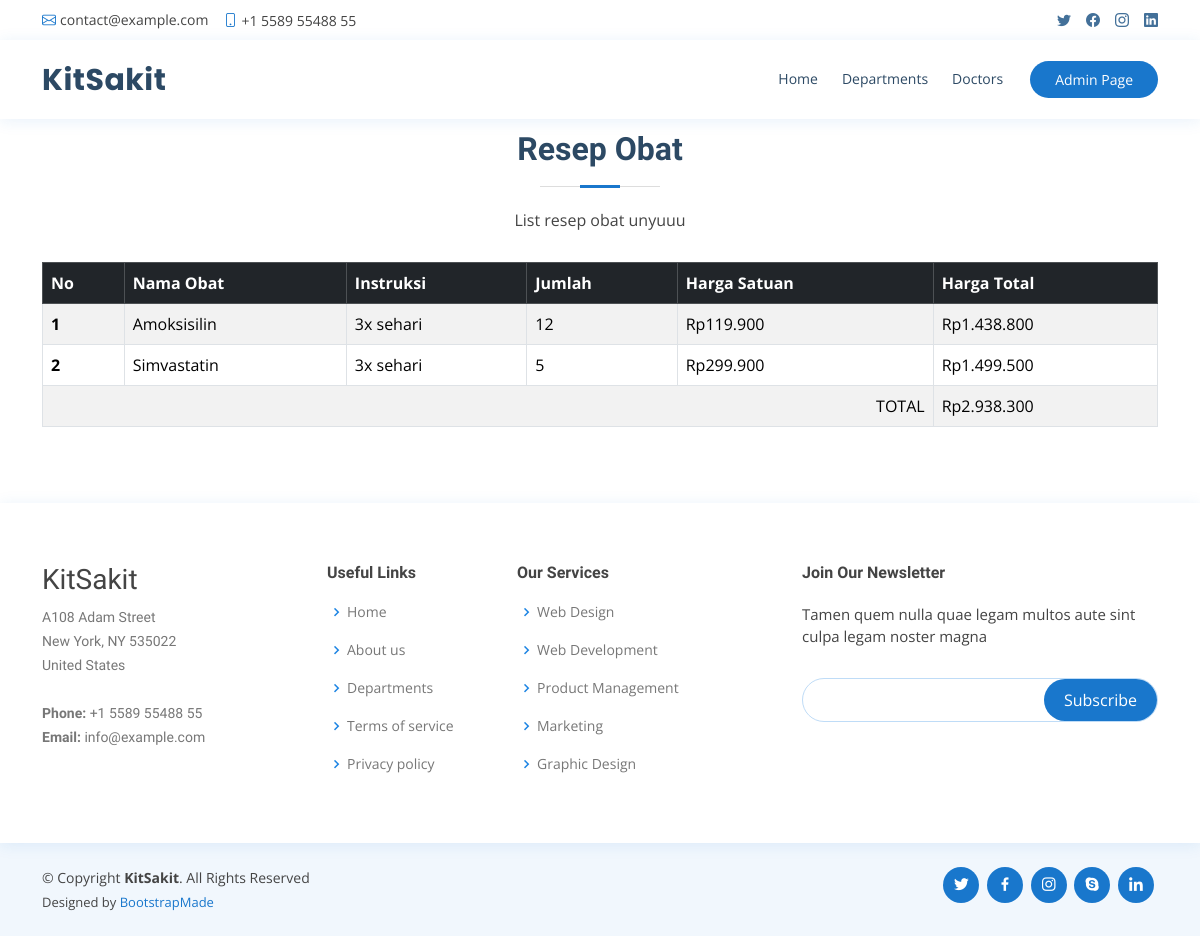
/resep_obat.php?id=1, run on the app's committed database.
### tables this page shows
CREATE TABLE `resep_obat`  (
  `id_resep_obat` int NOT NULL AUTO_INCREMENT,
  `jumlah` int NOT NULL,
  `instruksi` varchar(225) NOT NULL,
  `id_rekam_medis` int NOT NULL,
  `id_obat` int NOT NULL,
  PRIMARY KEY (`id_resep_obat`) USING BTREE,
  INDEX `id_rekam_medis`(`id_rekam_medis` ASC) USING BTREE,
  INDEX `id_obat`(`id_obat` ASC) USING BTREE,
  CONSTRAINT `resep_obat_ibfk_1` FOREIGN KEY (`id_rekam_medis`) REFERENCES `rekam_medis` (`id_rekam_medis`) ON DELETE RESTRICT ON UPDATE RESTRICT,
  CONSTRAINT `resep_obat_ibfk_2` FOREIGN KEY (`id_obat`) REFERENCES `obat` (`id_obat`) ON DELETE RESTRICT ON UPDATE RESTRICT
);

CREATE TABLE `obat`  (
  `id_obat` int NOT NULL AUTO_INCREMENT,
  `nama_obat` varchar(225) NOT NULL,
  `deskripsi` varchar(225) NOT NULL,
  `harga` decimal(10, 2) NULL DEFAULT NULL,
  `stok` int NOT NULL,
  PRIMARY KEY (`id_obat`) USING BTREE
);

### function.php (called while the page is built, shortened)
<?php
    include('config.php');
    function readResepObat($id){
        global $conn;
        $query = "SELECT resep_obat.*, obat.nama_obat, obat.harga FROM resep_obat INNER JOIN obat ON resep_obat.id_obat = obat.id_obat WHERE resep_obat.id_rekam_medis = ".$id;
        $result = mysqli_query($conn, $query);
        return $result;
    }
?>

### resep_obat.php (the view, shortened to what this page needs)
<?php
  include('function.php');
  $idRekamMedis = $_GET['id'];
  $listResepObat = readResepObat($idRekamMedis);
?>
<!DOCTYPE html>
<html lang="en">
<head>
  <link href="assets/vendor/fontawesome-free/css/all.min.css" rel="stylesheet">
  <link href="assets/vendor/animate.css/animate.min.css" rel="stylesheet">
  <link href="assets/vendor/bootstrap/css/bootstrap.min.css" rel="stylesheet">
  <link href="assets/vendor/bootstrap-icons/bootstrap-icons.css" rel="stylesheet">
  <link href="assets/vendor/boxicons/css/boxicons.min.css" rel="stylesheet">
  <link href="assets/vendor/glightbox/css/glightbox.min.css" rel="stylesheet">
  <link href="assets/vendor/remixicon/remixicon.css" rel="stylesheet">
  <link href="assets/vendor/swiper/swiper-bundle.min.css" rel="stylesheet">
  <link href="assets/css/style.css" rel="stylesheet">
</head>
<body>
  <div id="topbar" class="d-flex align-items-center fixed-top">
    <div class="container d-flex justify-content-between">
      <div class="contact-info d-flex align-items-center">
        <i class="bi bi-envelope"></i> <a href="mailto:contact@example.com">contact@example.com</a>
        <i class="bi bi-phone"></i> +1 5589 55488 55
      </div>
      <div class="d-none d-lg-flex social-links align-items-center">
        <a href="#" class="twitter"><i class="bi bi-twitter"></i></a>
        <a href="#" class="facebook"><i class="bi bi-facebook"></i></a>
        <a href="#" class="instagram"><i class="bi bi-instagram"></i></a>
        <a href="#" class="linkedin"><i class="bi bi-linkedin"></i></i></a>
      </div>
    </div>
  </div>
  <header id="header" class="fixed-top">
    <div class="container d-flex align-items-center">
      <h1 class="logo me-auto"><a href="index.php">KitSakit</a></h1>
      <nav id="navbar" class="navbar order-last order-lg-0">
        <ul>
          <li><a class="nav-link scrollto" href="index.php">Home</a></li>
          <li><a class="nav-link scrollto" href="#services">Departments</a></li>
          <li><a class="nav-link scrollto" href="#doctors">Doctors</a></li>
        </ul>
      </nav>
      <a href="#appointment" class="appointment-btn scrollto">Admin <span class="d-none d-md-inline">Page</span></a>
    </div>
  </header>
  <main id="main" style="padding-top: 70px;">
    <section id="rekam_medis" class="services">
      <div class="container">
        <div class="section-title">
          <h2>Resep Obat</h2>
          <p>List resep obat unyuuu</p>
        </div>
        <table class="table table-bordered table-striped table-hover">
            <thead class="table-dark">
                <tr>
                    <th scope="col">No</th>
                    <th scope="col">Nama Obat</th>
                    <th scope="col">Instruksi</th>
                    <th scope="col">Jumlah</th>
                    <th scope="col">Harga Satuan</th>
                    <th scope="col">Harga Total</th>
                </tr>
            </thead>
            <tbody>
            <?php
                $no = 1;
                $hargaTotal = 0;
                foreach($listResepObat as $resepObat){
            ?>
                <tr>
                    <th scope="row"><?= $no ?></td>
                    <td><?= $resepObat['nama_obat'] ?></td>
                    <td><?= $resepObat['instruksi'] ?></td>
                    <td><?= $resepObat['jumlah'] ?></td>
                    <td>Rp<?=number_format($resepObat['harga'],0,"",".")?></td>
                    <td>Rp<?=number_format($resepObat['harga']*$resepObat['jumlah'],0,"",".")?></td>
                </tr>
            <?php
                $hargaTotal += $resepObat['harga']*$resepObat['jumlah'];
                $no += 1;
            }
            ?>
            <tr class="total-row">
                <td colspan="5" style="text-align: right;">TOTAL</td>
                <td>Rp<?=number_format($hargaTotal,0,"",".")?></td>
            </tr>
            </tbody>
        </table>
      </div>
    </section>
  </main>
  <footer id="footer">
    <div class="footer-top">
      <div class="container">
        <div class="row">
          <div class="col-lg-3 col-md-6 footer-contact">
            <h3>KitSakit</h3>
            <p>
              A108 Adam Street <br>
              New York, NY 535022<br>
              United States <br><br>
              <strong>Phone:</strong> +1 5589 55488 55<br>
              <strong>Email:</strong> info@example.com<br>
            </p>
          </div>
          <div class="col-lg-2 col-md-6 footer-links">
            <h4>Useful Links</h4>
            <ul>
              <li><i class="bx bx-chevron-right"></i> <a href="#">Home</a></li>
              <li><i class="bx bx-chevron-right"></i> <a href="#">About us</a></li>
              <li><i class="bx bx-chevron-right"></i> <a href="#">Departments</a></li>
              <li><i class="bx bx-chevron-right"></i> <a href="#">Terms of service</a></li>
              <li><i class="bx bx-chevron-right"></i> <a href="#">Privacy policy</a></li>
            </ul>
          </div>
          <div class="col-lg-3 col-md-6 footer-links">
            <h4>Our Services</h4>
            <ul>
              <li><i class="bx bx-chevron-right"></i> <a href="#">Web Design</a></li>
              <li><i class="bx bx-chevron-right"></i> <a href="#">Web Development</a></li>
              <li><i class="bx bx-chevron-right"></i> <a href="#">Product Management</a></li>
              <li><i class="bx bx-chevron-right"></i> <a href="#">Marketing</a></li>
              <li><i class="bx bx-chevron-right"></i> <a href="#">Graphic Design</a></li>
            </ul>
          </div>
          <div class="col-lg-4 col-md-6 footer-newsletter">
            <h4>Join Our Newsletter</h4>
            <p>Tamen quem nulla quae legam multos aute sint culpa legam noster magna</p>
            <form action="" method="post">
              <input type="email" name="email"><input type="submit" value="Subscribe">
            </form>
          </div>
        </div>
      </div>
    </div>
    <div class="container d-md-flex py-4">
      <div class="me-md-auto text-center text-md-start">
        <div class="copyright">
          &copy; Copyright <strong><span>KitSakit</span></strong>. All Rights Reserved
        </div>
        <div class="credits">
          Designed by <a href="https://bootstrapmade.com/">BootstrapMade</a>
        </div>
      </div>
      <div class="social-links text-center text-md-right pt-3 pt-md-0">
        <a href="#" class="twitter"><i class="bx bxl-twitter"></i></a>
        <a href="#" class="facebook"><i class="bx bxl-facebook"></i></a>
        <a href="#" class="instagram"><i class="bx bxl-instagram"></i></a>
        <a href="#" class="google-plus"><i class="bx bxl-skype"></i></a>
        <a href="#" class="linkedin"><i class="bx bxl-linkedin"></i></a>
      </div>
    </div>
  </footer>
</body>
</html>

### assets/css/style.css (style rules this page uses)
body { font-family: "Open Sans", sans-serif; color: #444444; }
a { color: #1977cc; text-decoration: none; }
h1, h2, h3, h4, h5, h6 { font-family: "Raleway", sans-serif; }
.total-row { background-color: yellow !important; }
#topbar { background: #fff; height: 40px; font-size: 14px; transition: all 0.5s; z-index: 996; }
#topbar .contact-info a { line-height: 1; color: #444444; transition: 0.3s; }
#topbar .contact-info i { color: #1977cc; padding-right: 4px; margin-left: 15px; line-height: 0; }
#topbar .contact-info i:first-child { margin-left: 0; }
#topbar .social-links a { color: #437099; padding-left: 15px; display: inline-block; line-height: 1px; transition: 0.3s; }
#topbar .social-links a:first-child { border-left: 0; }
#header { background: #fff; transition: all 0.5s; z-index: 997; padding: 15px 0; top: 40px; box-shadow: 0px 2px 15px rgba(25, 119, 204, 0.1); }
#header .logo { font-size: 30px; margin: 0; padding: 0; line-height: 1; font-weight: 700; letter-spacing: 0.5px; font-family: "Poppins", sans-serif; }
#header .logo a { color: #2c4964; }
.appointment-btn { margin-left: 25px; background: #1977cc; color: #fff; border-radius: 50px; padding: 8px 25px; white-space: nowrap; transition: 0.3s; font-size: 14px; display: inline-block; }
.navbar { padding: 0; }
.navbar ul { margin: 0; padding: 0; display: flex; list-style: none; align-items: center; }
.navbar li { position: relative; }
.navbar>ul>li { position: relative; white-space: nowrap; padding: 8px 0 8px 20px; }
.navbar a, .navbar a:focus { display: flex; align-items: center; justify-content: space-between; font-size: 14px; color: #2c4964; white-space: nowrap; transition: 0.3s; border-bottom: 2px solid #fff; padding: 5px 2px; }
section { padding: 60px 0; overflow: hidden; }
.section-title { text-align: center; padding-bottom: 30px; }
.section-title h2 { font-size: 32px; font-weight: bold; margin-bottom: 20px; padding-bottom: 20px; position: relative; color: #2c4964; }
.section-title h2::before { content: ""; position: absolute; display: block; width: 120px; height: 1px; background: #ddd; bottom: 1px; left: calc(50% - 60px); }
.section-title h2::after { content: ""; position: absolute; display: block; width: 40px; height: 3px; background: #1977cc; bottom: 0; left: calc(50% - 20px); }
.section-title p { margin-bottom: 0; }
#footer { color: #444444; font-size: 14px; background: #f1f7fd; }
#footer .footer-top { padding: 60px 0 30px 0; background: #fff; box-shadow: 0px 2px 15px rgba(25, 119, 204, 0.1); }
#footer .footer-top .footer-contact { margin-bottom: 30px; }
#footer .footer-top .footer-contact p { font-size: 14px; line-height: 24px; margin-bottom: 0; font-family: "Raleway", sans-serif; color: #777777; }
#footer .footer-top h4 { font-size: 16px; font-weight: bold; color: #444444; position: relative; padding-bottom: 12px; }
#footer .footer-top .footer-links { margin-bottom: 30px; }
#footer .footer-top .footer-links ul { list-style: none; padding: 0; margin: 0; }
#footer .footer-top .footer-links ul i { padding-right: 2px; color: #1c84e3; font-size: 18px; line-height: 1; }
#footer .footer-top .footer-links ul li { padding: 10px 0; display: flex; align-items: center; }
#footer .footer-top .footer-links ul li:first-child { padding-top: 0; }
#footer .footer-top .footer-links ul a { color: #777777; transition: 0.3s; display: inline-block; line-height: 1; }
#footer .footer-newsletter { font-size: 15px; }
#footer .footer-newsletter h4 { font-size: 16px; font-weight: bold; color: #444444; position: relative; padding-bottom: 12px; }
#footer .footer-newsletter form { margin-top: 30px; background: #fff; padding: 6px 10px; position: relative; border-radius: 50px; text-align: left; border: 1px solid #bfdcf7; }
#footer .footer-newsletter form input[type=email] { border: 0; padding: 4px 8px; width: calc(100% - 100px); }
#footer .footer-newsletter form input[type=submit] { position: absolute; top: 0; right: 0; bottom: 0; border: 0; background: none; font-size: 16px; padding: 0 20px; background: #1977cc; color: #fff; transition: 0.3s; border-radius: 50px; }
#footer .credits { padding-top: 5px; font-size: 13px; color: #444444; }
#footer .social-links a { font-size: 18px; display: inline-block; background: #1977cc; color: #fff; line-height: 1; padding: 8px 0; margin-right: 4px; border-radius: 50%; text-align: center; width: 36px; height: 36px; transition: 0.3s; }

### data on the page
resep_obat: id_obat.nama_obat "Amoksisilin", instruksi "3x sehari", jumlah "12", id_obat.harga "119.900", $resepObat['harga']*$resepObat['jumlah'] "1.438.800"
resep_obat: id_obat.nama_obat "Simvastatin", instruksi "3x sehari", jumlah "5", id_obat.harga "299.900", $resepObat['harga']*$resepObat['jumlah'] "1.499.500"

### other printed values
$hargaTotal "2.938.300"
